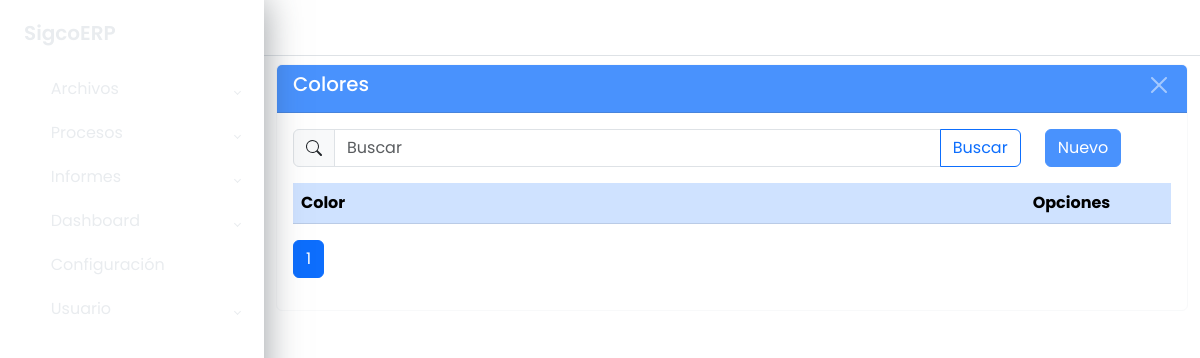
The app's page /maestros/color/listar/, older data.
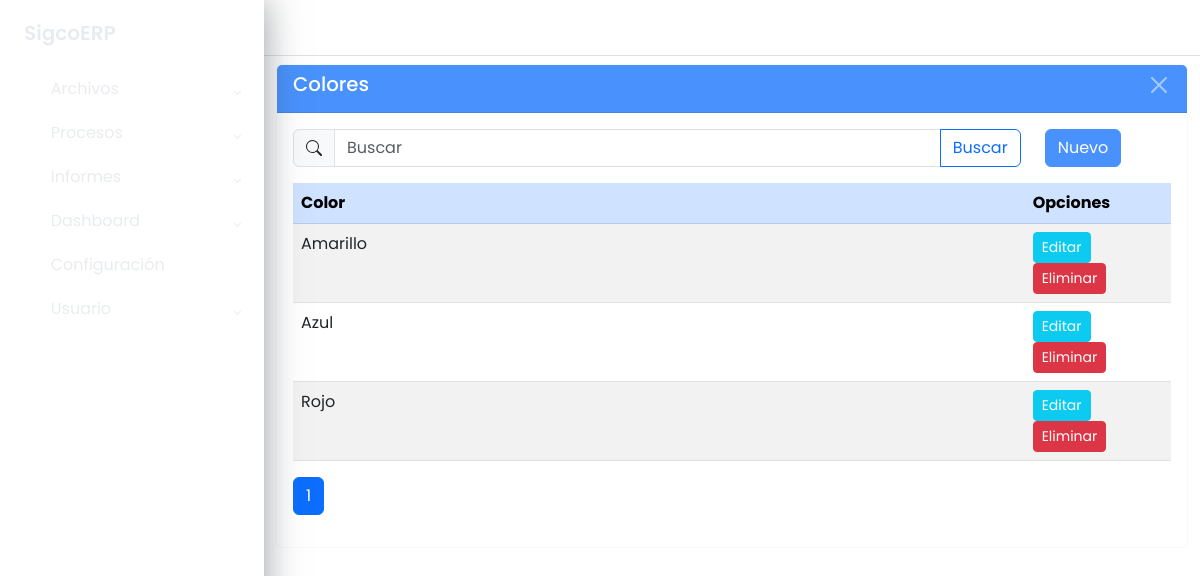
The same page, newer data.
### apps/maestros/models/models_base.py (models this page shows, shortened)
class Color(ModeloBaseGenerico):
	id_color = models.AutoField(primary_key=True)
	nombre_color = models.CharField("Color", max_length=40, null=True,
									blank=True)
	class Meta:
		db_table = 'sgc_color'
		verbose_name = ('Color')
		verbose_name_plural = ('Colores')
		ordering = ['nombre_color']

### apps/maestros/views/color_views.py (the view)
class ColorListView(GenericListView):
	model = modelo
	context_object_name = 'datos'
	template_name = f"maestros/{url_list}.html"
	cadena_filtro = "Q(nombre_color__icontains=text)"
	extra_context = {
		"titulo": model._meta.verbose_name_plural,
		"url_inicio": url_home,
		"url_create": url_create,
		"url_update": url_update,
		"url_delete": url_delete
	}

### apps/maestros/views/cruds_views_generics.py (called while the page is built)
    def get_queryset(self):
        queryset = super().get_queryset()
        text = self.request.GET.get('buscar', '')
        if text and self.cadena_filtro:
            queryset = queryset.filter(eval(self.cadena_filtro))
        return queryset

    def get_context_data(self, **kwargs):
        context = super().get_context_data(**kwargs)
        context["buscar"] = self.request.GET.get('buscar', '')
        return context

### apps/maestros/templates/maestros/color_list.html (shortened to what this page needs)
{% extends 'base.html' %}
{% block main %}
	<div class="wrapper">
		{% block sidebar %}
			{% include 'sidebar.html' %}
		{% endblock sidebar %}
		{% block maincomponent %}
			<div class="main">
				{% block buttonsidebartoggle %}
					{% include 'buttonsidebartoggle.html' %}
				{% endblock buttonsidebartoggle %}
				{% block principalcomponent %}
					<div class="container-fluid">
						<div class="card border-light mb-3 mt-2">
							<div class="card-header text-white bg-primary opacity-75
									d-flex justify-content-between">
									<h3>{{ titulo }}</h3>
								<button type="button" class="btn-close btn-close-white"
									aria-label="Close"
									onclick="window.location.href='{% url url_inicio %}'">
								</button>
							</div>
							<div class="card-body">
								<div class="row">
									<div class="col col-10">
										<form method="get">
											<div class="input-group flex-nowrap">
												<span class="input-group-text">
												</span>
												<input type="text" class="form-control" name="buscar"
													value="{{ buscar }}" placeholder="Buscar"
													autocomplete="off">
												<button class="btn btn-outline-primary">
													Buscar
												</button>
											</div>
										</form>
									</div>
									<div class="col col-2">
										<a href="{% url url_create %}"
												class="btn btn-primary opacity-75">
											Nuevo
										</a>
									</div>
								</div>
								<div class="table-responsive mt-3">
									<table class="table table-striped">
										<thead class="table-primary">
											<tr>
												<th class="col-10">Color</th>
												<th class="col-2">Opciones</th>
											</tr>
										</thead>
										<tbody>
											{% for dato in datos %}
												<tr>
													<td>{{ dato.nombre_color }}</td>
													<td>
														<a href="{% url url_update dato.pk %}"
																class="btn btn-info text-white btn-sm">
															Editar
														</a>
														<a href="{% url url_delete dato.pk %}"
																class="btn btn-danger text-white btn-sm">
															Eliminar
														</a>
													</td>
												</tr>
											{% endfor %}
										</tbody>
									</table>
									{% block paginador %}
										{% include 'paginador.html' %}
									{% endblock %}
								</div>
							</div>
						</div>
					</div>
				{% endblock principalcomponent %}
			</div>
		{% endblock maincomponent %}
	</div>
{% endblock main %}

Row changes from the older to the newer data that the page shows:
added Color: nombre_color "Amarillo"
added Color: nombre_color "Azul"
added Color: nombre_color "Rojo"
